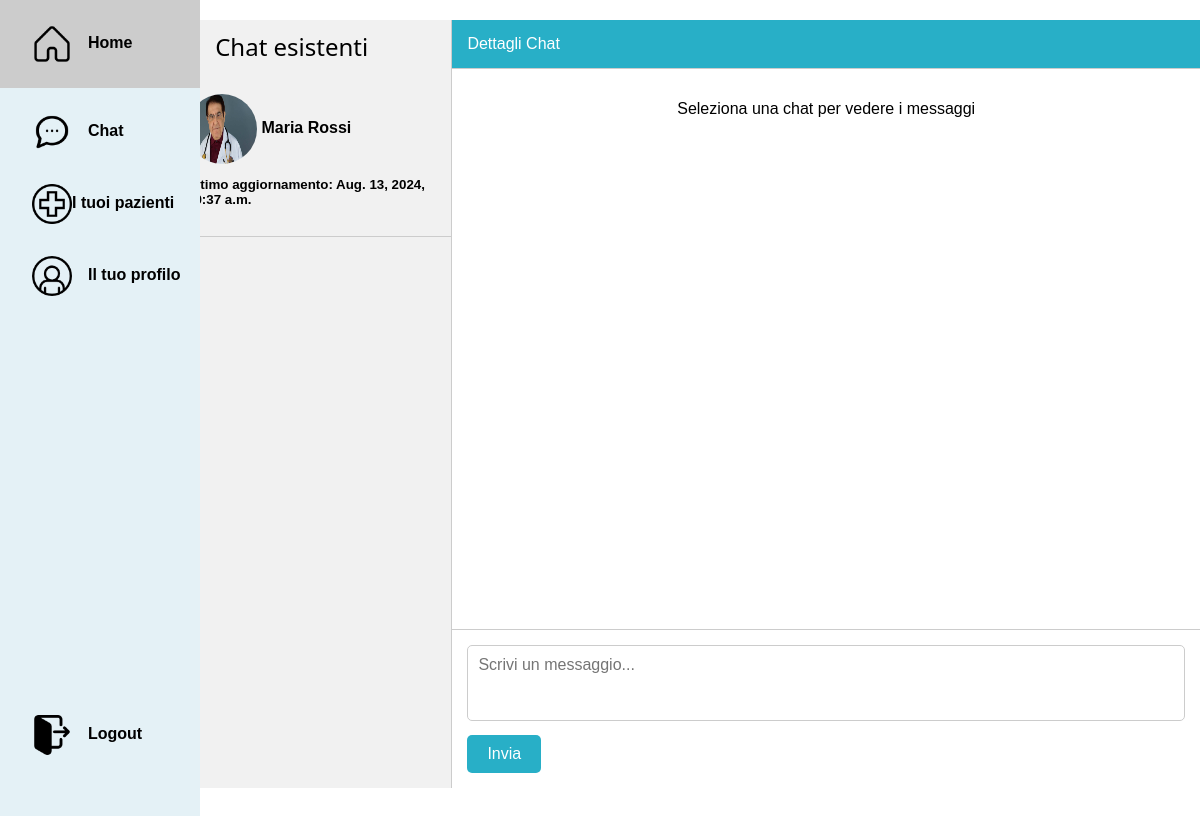
The page /chats/ (signed in) on the database its author committed.
### myapp/models.py (models this page shows, shortened)
class Utente(AbstractUser):
    cf = models.CharField(max_length=16, blank=True)
    nome = models.CharField(max_length=30, blank=True)
    cognome = models.CharField(max_length=30, blank=True)
    provincia = models.CharField(max_length=2, blank=True)
    telefono = models.CharField(max_length=10)
    email = models.EmailField(max_length=100, blank=True)
    genere = models.CharField(max_length=1, choices=[('M', 'Maschio'), ('F', 'Femmina')])
    data_nascita = models.DateField()
    foto_profilo = models.ImageField(upload_to='images/', default='images/default.jpg')
    tipo_utente = models.BooleanField(default=False)  # tipo = 1 => dottore, tipo = 0 => paziente
    objects = CustomUserManager()

class Chat(models.Model):
    participants = models.ManyToManyField(Utente, related_name='chats')
    last_updated = models.DateTimeField(auto_now=True)

### myapp/views.py (the view, shortened to what this page needs)
# urls.py: path('chats/', views.chats, name='chats'),
@login_required
def chats(request, receiver=None):
    if request.user.is_authenticated:
        if request.user.tipo_utente:
            user_chats = Chat.objects.filter(participants=request.user).distinct()
            medici = []
    else:
        user_chats = []
        medici = []
    return render(request, 'chat.html', {
        'chats': user_chats,
        'medici': medici,
    })

### myapp/templates/chat.html (shortened to what this page needs)
{% extends 'base.html' %}
{% load static %}
{% block content %}
<link rel="stylesheet" href="{% static 'css/chat.css' %}">
<div class="chat-container" style="display: flex; height: 96vh; width: auto;">
    <div class="contacts">
        <h3 class="w3-center">Chat esistenti</h3>
        <ul style="cursor: pointer">
            {% for chat in chats %}
            <li class="contact" onclick="loadChat('{{ chat.id }}')">
                <div class="contact-name">
                    {% for participant in chat.participants.all %}
                    {% if participant != request.user %}
                    <img src="{{ participant.foto_profilo.url }}" style="width: 70px;height: 70px;border-radius: 50%;">
                    {{participant.nome}}
                    {{participant.cognome}}
                    {%endif %} {% endfor %} <p style="font-size: smaller;">Ultimo aggiornamento: {{ chat.last_updated }}
                    </p>
                </div>
            </li>
            {% empty %}
            <p class="w3-center w3-middle">Non ci sono ancora chat aperte</p>
            {% endfor %}
        </ul>
    </div>
    <div class="chat">
        <div class="chat-header">
            Dettagli Chat
        </div>
        <div class="chat-messages" id="messages">
            <p class="w3-center w3-middle">Seleziona una chat per vedere i messaggi</p>
        </div>
        <div class="chat-input">
            <form id="message-form">
                <textarea id="message-input" name="content" rows="3" placeholder="Scrivi un messaggio..."></textarea>
                <button type="submit" onclick="">Invia</button>
            </form>
        </div>
    </div>
</div>
{% endblock %}

### static/css/styles.css (style rules this page uses)
html { box-sizing: border-box }
*, *:before, *:after { box-sizing: inherit }
html { -ms-text-size-adjust: 100%; -webkit-text-size-adjust: 100% }
img { border-style: none; width: auto; height: auto; }
button, input, select, textarea, optgroup { font: inherit; margin: 0 }
button, input { overflow: visible }
button, select { text-transform: none }
button, [type=button], [type=reset], [type=submit] { -webkit-appearance: button }
textarea { overflow: auto }
html, body { font-family: Arial, sans-serif; margin: 0; padding: 0; display: flex; margin: 0; height: 100%; width: 100%; }
html { overflow-x: hidden }
h3 { font-size: 24px }
h1, h2, h3, h4, h5, h6 { font-family: "Segoe UI", Arial, sans-serif; font-weight: 400; margin: 10px 0 }
img { vertical-align: middle }
.w3-center { text-align: center !important }

### static/css/chat.css (style rules this page uses)
.chat-container { display: flex; height: 96vh; width: 80%; }
.contacts { width: 30%; background-color: #f1f1f1; border-right: 1px solid #ccc; overflow-y: auto; }
.contact { padding: 15px; border-bottom: 1px solid #ccc; cursor: pointer; display: flex; align-items: center; }
.contact-name { font-weight: bold; }
.chat { width: 70%; display: flex; flex-direction: column; }
.chat-header { padding: 15px; background-color: #28afc7; color: white; border-bottom: 1px solid #ccc; }
.chat-messages { flex-grow: 1; padding: 15px; overflow-y: auto; }
.chat-messages { flex-grow: 1; padding: 15px; overflow-y: auto; display: flex; flex-direction: column; }
.chat-input { padding: 15px; border-top: 1px solid #ccc; }
.chat-input textarea { width: 100%; padding: 10px; border-radius: 5px; border: 1px solid #ccc; resize: none; }
.chat-input button { margin-top: 10px; padding: 10px 20px; border: none; border-radius: 5px; background-color: #28afc7; color: white; cursor: pointer; }

### rows shown on the page
Chat: last_updated "Aug. 13, 2024, 10:37 a.m."
Utente: foto_profilo (picture), nome "Maria", cognome "Rossi"
